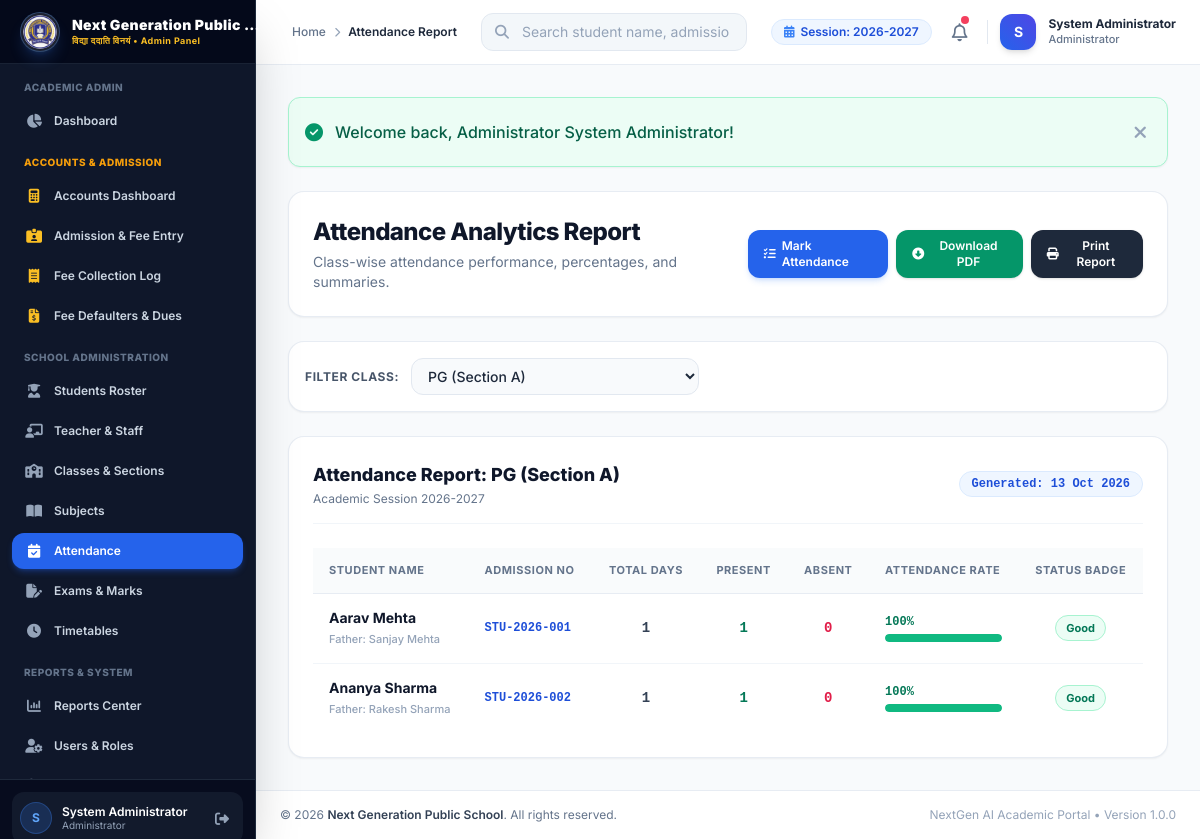
/admin/attendance/report.php (signed in), run on the app's committed database.
### tables this page shows
CREATE TABLE `school_settings` (
  `id` INT AUTO_INCREMENT PRIMARY KEY,
  `setting_key` VARCHAR(100) NOT NULL UNIQUE,
  `setting_value` TEXT DEFAULT NULL,
  `updated_at` DATETIME DEFAULT CURRENT_TIMESTAMP ON UPDATE CURRENT_TIMESTAMP
);

CREATE TABLE `classes` (
  `id` INT AUTO_INCREMENT PRIMARY KEY,
  `class_name` VARCHAR(50) NOT NULL,
  `section` VARCHAR(20) NOT NULL,
  `teacher_id` INT DEFAULT NULL,
  `room_number` VARCHAR(30) NOT NULL,
  `academic_session` VARCHAR(30) NOT NULL DEFAULT '2026-2027',
  `created_at` DATETIME DEFAULT CURRENT_TIMESTAMP,
  `updated_at` DATETIME DEFAULT CURRENT_TIMESTAMP ON UPDATE CURRENT_TIMESTAMP,
  FOREIGN KEY (`teacher_id`) REFERENCES `teachers`(`id`) ON DELETE SET NULL
);

CREATE TABLE `students` (
  `id` INT AUTO_INCREMENT PRIMARY KEY,
  `admission_no` VARCHAR(30) NOT NULL UNIQUE,
  `password` VARCHAR(255) DEFAULT NULL,
  `first_name` VARCHAR(50) NOT NULL,
  `last_name` VARCHAR(50) NOT NULL,
  `father_name` VARCHAR(100) NOT NULL,
  `mother_name` VARCHAR(100) NOT NULL,
  `dob` DATE NOT NULL,
  `gender` ENUM('Male', 'Female', 'Other') NOT NULL,
  `class_id` INT NOT NULL,
  `section` VARCHAR(20) NOT NULL,
  `mobile` VARCHAR(20) NOT NULL,
  `email` VARCHAR(100) DEFAULT NULL,
  `address` TEXT,
  `admission_date` DATE NOT NULL,
  `photo` VARCHAR(255) DEFAULT NULL,
  `status` ENUM('Active', 'Inactive', 'Graduated') DEFAULT 'Active',
  `created_at` DATETIME DEFAULT CURRENT_TIMESTAMP,
  `updated_at` DATETIME DEFAULT CURRENT_TIMESTAMP ON UPDATE CURRENT_TIMESTAMP,
  FOREIGN KEY (`class_id`) REFERENCES `classes`(`id`) ON DELETE CASCADE
);

### admin/attendance/report.php (the view, shortened to what the rows shown need)
<?php
require_once __DIR__ . '/../../includes/header.php';
$class_filter = intval($_GET['class_id'] ?? 0);
$classes = get_all_classes($pdo);
if ($class_filter === 0 && !empty($classes)) {
    $class_filter = $classes[0]['id'];
}
try {
    $sel_class_stmt = $pdo->prepare("SELECT * FROM classes WHERE id = :id LIMIT 1");
    $sel_class_stmt->execute(['id' => $class_filter]);
    $selected_class = $sel_class_stmt->fetch();
    $sql = "SELECT s.id, s.admission_no, s.first_name, s.last_name, s.father_name,
            COUNT(a.id) as total_recorded,
            COUNT(CASE WHEN a.status = 'Present' THEN 1 END) as present_count,
            COUNT(CASE WHEN a.status = 'Absent' THEN 1 END) as absent_count
            FROM students s
            LEFT JOIN attendance a ON s.id = a.student_id
            WHERE s.class_id = :class_id AND s.status = 'Active'
            GROUP BY s.id
            ORDER BY s.first_name ASC";
    $stmt = $pdo->prepare($sql);
    $stmt->execute(['class_id' => $class_filter]);
    $report_data = $stmt->fetchAll();
} catch (PDOException $e) {
    set_flash('error', 'Report calculation error: ' . $e->getMessage());
    $report_data = [];
}
?>
<div class="space-y-6">
    <div class="flex flex-col sm:flex-row sm:items-center justify-between gap-4 bg-white p-6 rounded-2xl border border-slate-200/80 shadow-sm no-print">
        <div>
            <h1 class="text-2xl font-extrabold text-slate-900 tracking-tight">Attendance Analytics Report</h1>
        </div>
    </div>
    <div id="attendance-report-table-card" class="bg-white rounded-2xl border border-slate-200/80 shadow-sm overflow-hidden p-6">
        <div class="mb-6 pb-4 border-b border-slate-100 flex justify-between items-center">
            <div>
                <h2 class="text-lg font-extrabold text-slate-900">
                    Attendance Report: <?= e($selected_class['class_name'] ?? 'Class') ?> (Section <?= e($selected_class['section'] ?? '') ?>)
                </h2>
                <p class="text-xs text-slate-500 mt-0.5">Academic Session 2026-2027</p>
            </div>
        </div>
        <div class="overflow-x-auto">
            <table class="w-full text-left border-collapse">
                <thead>
                    <tr class="bg-slate-50/80 border-b border-slate-200/80 text-[11px] font-bold text-slate-500 uppercase tracking-wider">
                        <th class="py-3.5 px-4">Student Name</th>
                        <th class="py-3.5 px-4">Admission No</th>
                        <th class="py-3.5 px-4 text-center">Total Days</th>
                        <th class="py-3.5 px-4 text-center">Present</th>
                        <th class="py-3.5 px-4 text-center">Absent</th>
                        <th class="py-3.5 px-4">Attendance Rate</th>
                        <th class="py-3.5 px-4 text-center">Status Badge</th>
                    </tr>
                </thead>
                <tbody class="divide-y divide-slate-100 text-sm font-medium text-slate-700">
                    <?php if (empty($report_data)): ?>
                        <tr>
                            <td colspan="7" class="py-12 text-center text-slate-400">No active student records found for this class.</td>
                        </tr>
                    <?php else: ?>
                        <?php foreach ($report_data as $row):
                            $total = $row['total_recorded'] ?: 0;
                            $present = $row['present_count'] ?: 0;
                            $absent = $row['absent_count'] ?: 0;
                            $pct = ($total > 0) ? round(($present / $total) * 100) : 0;
                        ?>
                            <tr class="hover:bg-slate-50/80 transition-colors">
                                <td class="py-3.5 px-4">
                                    <span class="font-bold text-slate-900 block"><?= e($row['first_name'] . ' ' . $row['last_name']) ?></span>
                                    <span class="text-[11px] text-slate-400">Father: <?= e($row['father_name']) ?></span>
                                </td>
                                <td class="py-3.5 px-4 font-mono text-xs font-bold text-blue-700"><?= e($row['admission_no']) ?></td>
                                <td class="py-3.5 px-4 text-center font-mono font-bold text-slate-700"><?= $total ?></td>
                                <td class="py-3.5 px-4 text-center font-mono font-bold text-emerald-700"><?= $present ?></td>
                                <td class="py-3.5 px-4 text-center font-mono font-bold text-rose-600"><?= $absent ?></td>
                                <td class="py-3.5 px-4">
                                    <div class="w-full max-w-xs">
                                        <div class="flex justify-between text-xs font-mono font-bold mb-1">
                                            <span class="<?= $pct >= 75 ? 'text-emerald-700' : 'text-rose-600' ?>"><?= $pct ?>%</span>
                                        </div>
                                        <div class="w-full bg-slate-100 h-2 rounded-full overflow-hidden">
                                            <div class="h-full rounded-full transition-all duration-300 <?= $pct >= 75 ? 'bg-emerald-500' : ($pct >= 50 ? 'bg-amber-500' : 'bg-rose-500') ?>" style="width: <?= $pct ?>%"></div>
                                        </div>
                                    </div>
                                </td>
                                <td class="py-3.5 px-4 text-center">
                                    <span class="inline-flex items-center px-2.5 py-0.5 rounded-full text-[11px] font-bold <?= $pct >= 75 ? 'bg-emerald-50 text-emerald-700 border border-emerald-200' : ($pct >= 50 ? 'bg-amber-50 text-amber-700 border border-amber-200' : 'bg-rose-50 text-rose-700 border border-rose-200') ?>">
                                        <?= $pct >= 75 ? 'Good' : ($pct >= 50 ? 'Average' : 'Low') ?>
                                    </span>
                                </td>
                            </tr>
                        <?php endforeach; ?>
                    <?php endif; ?>
                </tbody>
            </table>
        </div>
    </div>
</div>
<?php require_once __DIR__ . '/../../includes/footer.php'; ?>

### includes/navbar.php (shortened to what the rows shown need)
<?php
$current_academic_session = get_school_setting('academic_session', '2026-2027');
?>
<header class="sticky top-0 z-30 bg-white/90 backdrop-blur-md border-b border-slate-200/80 no-print">
    <div class="flex items-center justify-between h-16 px-4 md:px-6">
        <div class="flex items-center space-x-3">
            <div class="hidden lg:flex items-center space-x-1.5 px-3 py-1 bg-blue-50 text-blue-700 rounded-full text-xs font-semibold border border-blue-100">
                <i class="fa-solid fa-calendar-days text-blue-500"></i>
                <span>Session: <?= e($current_academic_session) ?></span>
            </div>
        </div>
    </div>
</header>

### data on the page
school_settings: setting_value "2026-2027"
classes: class_name "PG", section "A"
students: first_name+last_name "Aarav Mehta", father_name "Sanjay Mehta", admission_no "STU-2026-001", total "1", present "1", absent "0", pct "100"
students: first_name+last_name "Ananya Sharma", father_name "Rakesh Sharma", admission_no "STU-2026-002", total "1", present "1", absent "0", pct "100"

### other printed values
$role_badge "Admin Panel"
substr($_SESSION['full_name'] ?? 'U', 0, 1) "S"
$_SESSION['full_name'] "System Administrator"
$role_label "Administrator"
$page_title "Attendance Report"
$nav_role_title "Administrator"
$flash['text'] "Welcome back, Administrator System Administrator!"
form field class_id "PG (Section A)"
